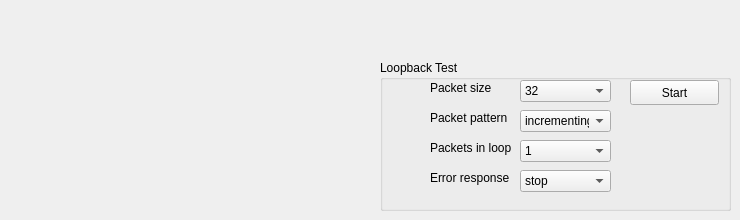
          <widget class="QWidget" name="tabTest">
           <attribute name="title">
            <string>Test</string>
           </attribute>
           <widget class="QGroupBox" name="groupBox_loopback_test">
            <property name="geometry">
             <rect>
              <x>380</x>
              <y>60</y>
              <width>351</width>
              <height>151</height>
             </rect>
            </property>
            <property name="title">
             <string>Loopback Test</string>
            </property>
            <widget class="QPushButton" name="btnTest">
             <property name="geometry">
              <rect>
               <x>250</x>
               <y>20</y>
               <width>89</width>
               <height>25</height>
              </rect>
             </property>
             <property name="text">
              <string>Start</string>
             </property>
            </widget>
            <widget class="QLabel" name="label_test_packet_size">
             <property name="geometry">
              <rect>
               <x>50</x>
               <y>20</y>
               <width>61</width>
               <height>16</height>
              </rect>
             </property>
             <property name="text">
              <string>Packet size</string>
             </property>
            </widget>
            <widget class="QLabel" name="label_test_payload_pattern">
             <property name="geometry">
              <rect>
               <x>50</x>
               <y>50</y>
               <width>81</width>
               <height>16</height>
              </rect>
             </property>
             <property name="text">
              <string>Packet pattern</string>
             </property>
            </widget>
            <widget class="QLabel" name="label_test_packets_in_loopback">
             <property name="geometry">
              <rect>
               <x>50</x>
               <y>80</y>
               <width>81</width>
               <height>16</height>
              </rect>
             </property>
             <property name="text">
              <string>Packets in loop</string>
             </property>
            </widget>
            <widget class="QLabel" name="label_test_error_response">
             <property name="geometry">
              <rect>
               <x>50</x>
               <y>110</y>
               <width>81</width>
               <height>16</height>
              </rect>
             </property>
             <property name="text">
              <string>Error response</string>
             </property>
            </widget>
            <widget class="QComboBox" name="comboBox_test_packet_size">
             <property name="geometry">
              <rect>
               <x>140</x>
               <y>20</y>
               <width>91</width>
               <height>22</height>
              </rect>
             </property>
             <property name="currentIndex">
              <number>0</number>
             </property>
             <item>
              <property name="text">
               <string>32</string>
              </property>
             </item>
             <item>
              <property name="text">
               <string>128</string>
              </property>
             </item>
             <item>
              <property name="text">
               <string>250</string>
              </property>
             </item>
            </widget>
            <widget class="QComboBox" name="comboBox_test_packet_pattern">
             <property name="geometry">
              <rect>
               <x>140</x>
               <y>50</y>
               <width>91</width>
               <height>22</height>
              </rect>
             </property>
             <property name="currentIndex">
              <number>0</number>
             </property>
             <item>
              <property name="text">
               <string>incrementing</string>
              </property>
             </item>
             <item>
              <property name="text">
               <string>decrementing</string>
              </property>
             </item>
            </widget>
            <widget class="QComboBox" name="comboBox_test_packets_in_loop">
             <property name="geometry">
              <rect>
               <x>140</x>
               <y>80</y>
               <width>91</width>
               <height>22</height>
              </rect>
             </property>
             <property name="currentIndex">
              <number>0</number>
             </property>
             <item>
              <property name="text">
               <string>1</string>
              </property>
             </item>
             <item>
              <property name="text">
               <string>2</string>
              </property>
             </item>
            </widget>
            <widget class="QComboBox" name="comboBox_test_error_response">
             <property name="geometry">
              <rect>
               <x>140</x>
               <y>110</y>
               <width>91</width>
               <height>22</height>
              </rect>
             </property>
             <property name="currentIndex">
              <number>0</number>
             </property>
             <item>
              <property name="text">
               <string>stop</string>
              </property>
             </item>
             <item>
              <property name="text">
               <string>continue</string>
              </property>
             </item>
            </widget>
           </widget>
          </widget>
